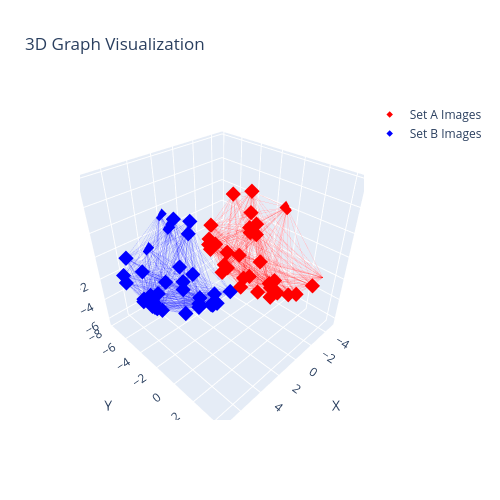
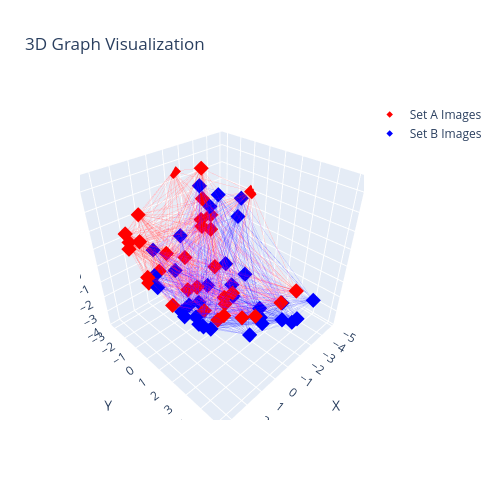

These figures' notebook cell, in order:
### Code cell
# Plot the original data
utils.vis.plot_3D_graph(graph_a, val_x)

# Plot the data with the prediction
val_x_pred = val_x.clone()
val_x_pred.x -= prediction
utils.vis.plot_3D_graph(graph_a, val_x_pred)

### Figure 1 — Plotly figure (JSON) as saved in the notebook; plotly's stock layout.template omitted (floating-point values rounded to 4 significant figures; data arrays with more than 128 entries replaced by an {"elided": "..."} marker saying what was removed)
{"data": [{"hovertemplate": "%{x:.2f}, %{y:.2f}, %{z:.2f}<extra></extra>", "marker": {"color": "red", "opacity": 1.0, "size": 5, "symbol": "diamond"}, "mode": "markers", "name": "Set A Images", "x": [-1.421, -0.5056, -0.8713, -1.208, -1.979, -0.2181, 0.4064, 0.8509, 1.249, 0.1329, -0.8193, 2.713, 2.701, 1.379, 1.093, 1.872, 0.3296, -2.979, -2.622, -2.723, -3.278, 2.959, -3.097, -3.104, -5.056, 2.593, 2.982, 3.46, 1.112, 2.193, -1.567, -1.837], "y": [1.098, 1.447, 1.028, 4.356, -0.8207, -0.3687, -0.3864, 1.361, -1.545, -2.356, -1.993, 1.397, -0.3182, 2.849, 4.029, 3.713, 4.133, -2.173, -2.515, -2.685, -2.466, -1.256, -2.934, -2.956, -0.9803, -1.704, -1.109, 0.904, -3.03, -1.451, -3.425, 4.681], "z": [-2.018, -1.987, -2.036, -0.5255, -1.553, -1.767, -1.599, -1.627, -0.5432, -0.3794, -0.9369, -0.07628, 0.1976, -0.8779, -0.1331, 0.2984, -0.4878, -0.1002, 0.09451, 0.4366, 0.6088, 2.535, 1.531, 3.33, 1.961, 1.732, 1.822, 1.607, 2.087, 1.702, 3.46, -0.004015], "type": "scatter3d"}, {"hovertemplate": "%{x:.2f}, %{y:.2f}, %{z:.2f}<extra></extra>", "marker": {"color": "blue", "opacity": 1.0, "size": 5, "symbol": "diamond"}, "mode": "markers", "name": "Set B Images", "x": [2.651, 3.372, 7.403, 2.408, 2.988, 3.408, 2.173, 1.21, 4.646, 7.001, 5.389, 5.726, 6.396, 4.721, 1.629, 5.936, 6.249, 6.823, 6.762, 5.255, 2.897, 1.66, 5.726, 3.272, 3.736, 0.002102, 1.237, 0.7686, -0.2445, 1.816, 7.553, 1.817, 3.395], "y": [-4.784, -6.072, -4.863, -3.059, -2.524, -2.061, -5.348, -5.223, -5.386, -3.63, -5.282, -4.379, -4.616, -7.124, -6.374, -3.103, -3.258, -2.897, -2.705, -1.312, -1.267, -2.19, -7.458, -0.2419, -0.2002, -6.99, -8.038, -7.832, -6.991, -8.214, -4.766, -0.3747, -8.167], "z": [-3.95, -3.51, -0.6268, -3.91, -3.823, -3.633, -3.729, -3.435, -3.527, -1.804, -3.196, -3.185, -2.553, -2.314, -3.055, -2.95, -2.703, -1.88, -1.884, -2.523, -3.18, -3.447, -0.6797, -2.162, -2.028, -0.8166, -0.1015, 0.5394, 0.2625, 1.293, 0.153, -2.04, -1.165], "type": "scatter3d"}, {"hoverinfo": "skip", "line": {"color": "rgba(255,0,0,0.6)", "width": 1}, "mode": "lines", "opacity": 0.3, "showlegend": false, "x": {"elided": "1215 float values"}, "y": {"elided": "1215 float values"}, "z": {"elided": "1215 float values"}, "type": "scatter3d"}, {"hoverinfo": "skip", "line": {"color": "rgba(0,0,255,0.6)", "width": 1}, "mode": "lines", "opacity": 0.3, "showlegend": false, "x": {"elided": "1410 float values"}, "y": {"elided": "1410 float values"}, "z": {"elided": "1410 float values"}, "type": "scatter3d"}], "layout": {"scene": {"xaxis": {"title": {"text": "X"}, "range": [-5.199, 7.696]}, "yaxis": {"title": {"text": "Y"}, "range": [-8.214, 4.681]}, "zaxis": {"title": {"text": "Z"}, "range": [-6.693, 6.202]}, "aspectmode": "cube"}, "title": {"text": "3D Graph Visualization"}, "width": 500, "height": 500}}

### Figure 2 — Plotly figure (JSON) as saved in the notebook; plotly's stock layout.template omitted (floating-point values rounded to 4 significant figures; data arrays with more than 128 entries replaced by an {"elided": "..."} marker saying what was removed)
{"data": [{"hovertemplate": "%{x:.2f}, %{y:.2f}, %{z:.2f}<extra></extra>", "marker": {"color": "red", "opacity": 1.0, "size": 5, "symbol": "diamond"}, "mode": "markers", "name": "Set A Images", "x": [-1.421, -0.5056, -0.8713, -1.208, -1.979, -0.2181, 0.4064, 0.8509, 1.249, 0.1329, -0.8193, 2.713, 2.701, 1.379, 1.093, 1.872, 0.3296, -2.979, -2.622, -2.723, -3.278, 2.959, -3.097, -3.104, -5.056, 2.593, 2.982, 3.46, 1.112, 2.193, -1.567, -1.837], "y": [1.098, 1.447, 1.028, 4.356, -0.8207, -0.3687, -0.3864, 1.361, -1.545, -2.356, -1.993, 1.397, -0.3182, 2.849, 4.029, 3.713, 4.133, -2.173, -2.515, -2.685, -2.466, -1.256, -2.934, -2.956, -0.9803, -1.704, -1.109, 0.904, -3.03, -1.451, -3.425, 4.681], "z": [-2.018, -1.987, -2.036, -0.5255, -1.553, -1.767, -1.599, -1.627, -0.5432, -0.3794, -0.9369, -0.07628, 0.1976, -0.8779, -0.1331, 0.2984, -0.4878, -0.1002, 0.09451, 0.4366, 0.6088, 2.535, 1.531, 3.33, 1.961, 1.732, 1.822, 1.607, 2.087, 1.702, 3.46, -0.004015], "type": "scatter3d"}, {"hovertemplate": "%{x:.2f}, %{y:.2f}, %{z:.2f}<extra></extra>", "marker": {"color": "blue", "opacity": 1.0, "size": 5, "symbol": "diamond"}, "mode": "markers", "name": "Set B Images", "x": [-1.864, -1.143, 2.888, -2.107, -1.527, -1.107, -2.342, -3.305, 0.1309, 2.486, 0.8735, 1.211, 1.881, 0.2059, -2.886, 1.421, 1.734, 2.308, 2.247, 0.7402, -1.618, -2.855, 1.211, -1.243, -0.7791, -4.513, -3.278, -3.746, -4.759, -2.699, 3.038, -2.698, -1.12], "y": [0.736, -0.552, 0.6563, 2.46, 2.996, 3.459, 0.1716, 0.2963, 0.1336, 1.889, 0.2377, 1.14, 0.9031, -1.604, -0.8547, 2.417, 2.262, 2.623, 2.815, 4.207, 4.252, 3.329, -1.938, 5.278, 5.319, -1.47, -2.519, -2.312, -1.472, -2.694, 0.7533, 5.145, -2.647], "z": [-2.722, -2.282, 0.6017, -2.682, -2.594, -2.404, -2.5, -2.206, -2.298, -0.5754, -1.968, -1.956, -1.325, -1.085, -1.826, -1.721, -1.474, -0.6517, -0.6556, -1.295, -1.952, -2.219, 0.5489, -0.9331, -0.7998, 0.412, 1.127, 1.768, 1.491, 2.522, 1.382, -0.8119, 0.06323], "type": "scatter3d"}, {"hoverinfo": "skip", "line": {"color": "rgba(255,0,0,0.6)", "width": 1}, "mode": "lines", "opacity": 0.3, "showlegend": false, "x": {"elided": "1215 float values"}, "y": {"elided": "1215 float values"}, "z": {"elided": "1215 float values"}, "type": "scatter3d"}, {"hoverinfo": "skip", "line": {"color": "rgba(0,0,255,0.6)", "width": 1}, "mode": "lines", "opacity": 0.3, "showlegend": false, "x": {"elided": "1410 float values"}, "y": {"elided": "1410 float values"}, "z": {"elided": "1410 float values"}, "type": "scatter3d"}], "layout": {"scene": {"xaxis": {"title": {"text": "X"}, "range": [-5.17, 3.575]}, "yaxis": {"title": {"text": "Y"}, "range": [-3.425, 5.319]}, "zaxis": {"title": {"text": "Z"}, "range": [-4.004, 4.741]}, "aspectmode": "cube"}, "title": {"text": "3D Graph Visualization"}, "width": 500, "height": 500}}
